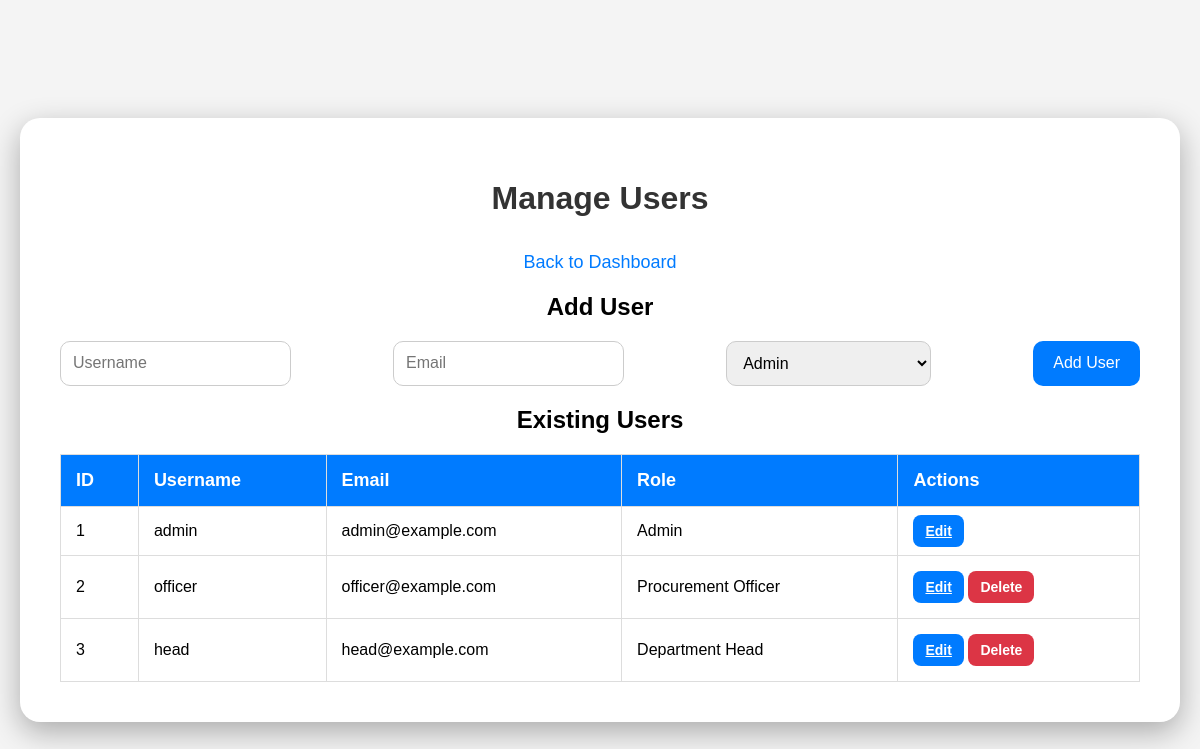
/main/user_management/manage_users.php (signed in), run on the app's committed database.
### tables this page shows
CREATE TABLE USERS (
    user_id INT AUTO_INCREMENT PRIMARY KEY,
    username VARCHAR(255) UNIQUE NOT NULL,
    password_hash VARCHAR(255) DEFAULT NULL,  
    email VARCHAR(255) UNIQUE NOT NULL,
    role ENUM('Admin', 'Procurement Officer', 'Department Head') NOT NULL,
    created_at TIMESTAMP DEFAULT CURRENT_TIMESTAMP,  
    updated_at TIMESTAMP DEFAULT CURRENT_TIMESTAMP ON UPDATE CURRENT_TIMESTAMP  
);

### main/user_management/manage_users.php (the view, shortened to what this page needs)
<?php
include_once "../common/db_conn.php";
$result = $conn->query("SELECT user_id, username, email, role FROM USERS");
$edit_user = null;
?>
<!DOCTYPE html>
<html lang="en">
<head>
    <link rel="stylesheet" href="../css/styles.css">
</head>
<body>
    <div class="container">
        <div class="vendors-box">
            <h1>Manage Users</h1>
            <a href="../dashboard.php" class="back-link">Back to Dashboard</a>
            <h2><?= $edit_user ? "Edit User" : "Add User" ?></h2>
            <form method="POST">
                <input type="text" name="username" placeholder="Username" value="<?= htmlspecialchars($edit_user['username'] ?? '') ?>" required>
                <input type="email" name="email" placeholder="Email" value="<?= htmlspecialchars($edit_user['email'] ?? '') ?>" required>
                <?php if (!$edit_user || $edit_user['user_id'] != $_SESSION['user_id']): ?>
                    <select name="role" required>
                        <option value="Admin" <?= isset($edit_user) && $edit_user['role'] === ROLE_ADMIN ? 'selected' : '' ?>>Admin</option>
                    </select>
                <?php endif; ?>
                <button type="submit" name="<?= $edit_user ? 'update_user' : 'add_user' ?>">
                    <?= $edit_user ? "Update User" : "Add User" ?>
                </button>
            </form>
            <h2>Existing Users</h2>
            <table>
                <thead>
                    <tr>
                        <th>ID</th>
                        <th>Username</th>
                        <th>Email</th>
                        <th>Role</th>
                        <th>Actions</th>
                    </tr>
                </thead>
                <tbody>
                    <?php while ($row = $result->fetch_assoc()): ?>
                        <tr>
                            <td><?= htmlspecialchars($row['user_id']) ?></td>
                            <td><?= htmlspecialchars($row['username']) ?></td>
                            <td><?= htmlspecialchars($row['email']) ?></td>
                            <td><?= htmlspecialchars($row['role']) ?></td>
                            <td>
                                <a href="<?= $_SERVER['PHP_SELF']?>?edit=<?= $row['user_id'] ?>" class="update-btn">Edit</a>
                                <?php if ($row['user_id'] != $_SESSION['user_id']): ?>
                                    <form method="POST" style="display:inline;">
                                        <button type="submit" name="delete_user" onclick="return confirm('Are you sure you want to delete this user?');" class="delete-btn">Delete</button>
                                    </form>
                                <?php endif; ?>
                            </td>
                        </tr>
                    <?php endwhile; ?>
                </tbody>
            </table>
        </div>
    </div>
</body>
</html>

### main/css/styles.css (style rules this page uses)
body { background: url('../img/dashboard.jpg') no-repeat center center fixed; background-size: cover; font-family: Arial, sans-serif; margin: 0; padding: 0; }
.container { width: 100%; height: 100vh; display: flex; justify-content: center; align-items: center; }
.vendors-box { background-color: #ffffff; padding: 40px; border-radius: 20px; width: 1100px; box-shadow: 0px 10px 30px rgba(0, 0, 0, 0.3); text-align: center; }
.vendors-box h1 { font-size: 32px; color: #333; margin-bottom: 20px; font-weight: bold; }
form { display: flex; justify-content: space-between; margin-bottom: 20px; }
form input, form select { padding: 12px; width: 19%; border-radius: 10px; border: 1px solid #ccc; font-size: 16px; }
form button { padding: 12px 20px; background-color: #007bff; color: white; border: none; border-radius: 10px; cursor: pointer; font-size: 16px; }
table { width: 100%; border-collapse: collapse; margin-top: 20px; }
table th, table td { padding: 15px; text-align: left; border: 1px solid #ddd; }
table th { background-color: #007bff; color: white; font-size: 18px; }
.update-btn, .delete-btn { padding: 8px 12px; border-radius: 8px; font-size: 14px; border: none; cursor: pointer; font-weight: bold; }
.update-btn { background-color: #007bff; color: white; }
.delete-btn { background-color: #dc3545; color: white; }
a.back-link { display: inline-block; margin-top: 15px; color: #007bff; text-decoration: none; font-size: 18px; }
th { background-color: #dc3545; color: white; padding: 10px; text-align: left; border: 1px solid white; }
td { padding: 10px; border: 1px solid white; }
table { width: 100%; }

### main/user_management/manage_users.php (style rules this page uses)
body { font-family: Arial, sans-serif; background-color: #f4f4f4; margin: 0; padding: 20px; }
th { background-color: #dc3545; color: white; padding: 10px; text-align: left; border: 1px solid white; }
td { padding: 10px; border: 1px solid white; }
table { width: 100%; }

### data on the page
users: user_id "1", username "admin", email "admin@example.com", role "Admin"
users: user_id "2", username "officer", email "officer@example.com", role "Procurement Officer"
users: user_id "3", username "head", email "head@example.com", role "Department Head"
